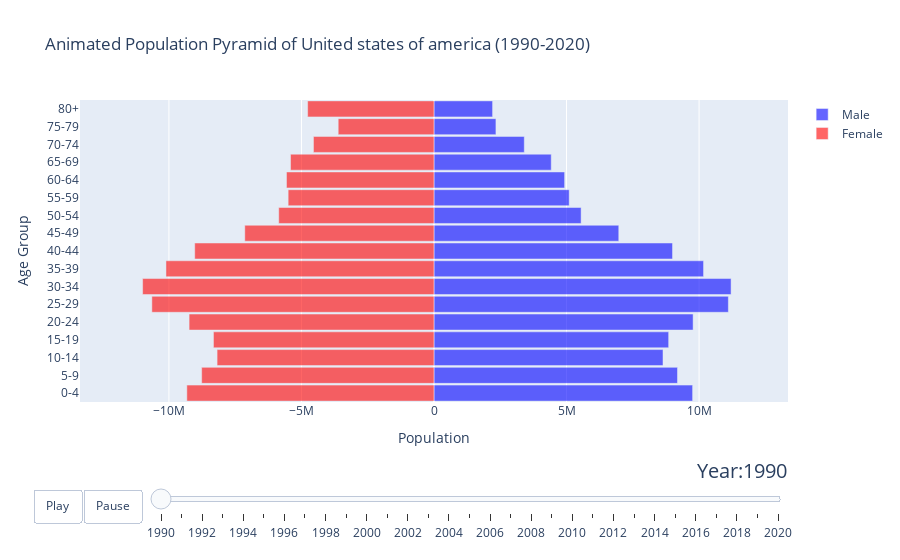

Notebook code for this chart:
### Code cell
animated_population_pyramid([1990,2020], 'United States of America')

### Figure 1 — Plotly figure (JSON) as saved in the notebook; plotly's stock layout.template omitted (floating-point values rounded to 4 significant figures)
{"data": [{"marker": {"color": "blue"}, "name": "Male", "opacity": 0.6, "orientation": "h", "type": "bar", "x": [9757000.0, 9185000.0, 8639000.0, 8853000.0, 9775000.0, 11100000.0, 11210000.0, 10170000.0, 8999000.0, 6971000.0, 5550000.0, 5100000.0, 4928000.0, 4423000.0, 3406000.0, 2336000.0, 2210000.0], "y": ["0-4", "5-9", "10-14", "15-19", "20-24", "25-29", "30-34", "35-39", "40-44", "45-49", "50-54", "55-59", "60-64", "65-69", "70-74", "75-79", "80+"]}, {"marker": {"color": "red"}, "name": "Female", "opacity": 0.6, "orientation": "h", "type": "bar", "x": [-9325000.0, -8765000.0, -8183000.0, -8320000.0, -9239000.0, -10640000.0, -10990000.0, -10110000.0, -9027000.0, -7138000.0, -5858000.0, -5502000.0, -5565000.0, -5412000.0, -4547000.0, -3614000.0, -4767000.0], "y": ["0-4", "5-9", "10-14", "15-19", "20-24", "25-29", "30-34", "35-39", "40-44", "45-49", "50-54", "55-59", "60-64", "65-69", "70-74", "75-79", "80+"]}], "layout": {"bargap": 0.1, "barmode": "overlay", "sliders": [{"active": 0, "currentvalue": {"font": {"size": 20}, "prefix": "Year:", "visible": true, "xanchor": "right"}, "len": 0.9, "pad": {"b": 10, "t": 50}, "steps": [{"args": [["1990"], {"frame": {"duration": 300, "redraw": true}, "mode": "immediate", "transition": {"duration": 300}}], "label": "1990", "method": "animate"}, {"args": [["1991"], {"frame": {"duration": 300, "redraw": true}, "mode": "immediate", "transition": {"duration": 300}}], "label": "1991", "method": "animate"}, {"args": [["1992"], {"frame": {"duration": 300, "redraw": true}, "mode": "immediate", "transition": {"duration": 300}}], "label": "1992", "method": "animate"}, {"args": [["1993"], {"frame": {"duration": 300, "redraw": true}, "mode": "immediate", "transition": {"duration": 300}}], "label": "1993", "method": "animate"}, {"args": [["1994"], {"frame": {"duration": 300, "redraw": true}, "mode": "immediate", "transition": {"duration": 300}}], "label": "1994", "method": "animate"}, {"args": [["1995"], {"frame": {"duration": 300, "redraw": true}, "mode": "immediate", "transition": {"duration": 300}}], "label": "1995", "method": "animate"}, {"args": [["1996"], {"frame": {"duration": 300, "redraw": true}, "mode": "immediate", "transition": {"duration": 300}}], "label": "1996", "method": "animate"}, {"args": [["1997"], {"frame": {"duration": 300, "redraw": true}, "mode": "immediate", "transition": {"duration": 300}}], "label": "1997", "method": "animate"}, {"args": [["1998"], {"frame": {"duration": 300, "redraw": true}, "mode": "immediate", "transition": {"duration": 300}}], "label": "1998", "method": "animate"}, {"args": [["1999"], {"frame": {"duration": 300, "redraw": true}, "mode": "immediate", "transition": {"duration": 300}}], "label": "1999", "method": "animate"}, {"args": [["2000"], {"frame": {"duration": 300, "redraw": true}, "mode": "immediate", "transition": {"duration": 300}}], "label": "2000", "method": "animate"}, {"args": [["2001"], {"frame": {"duration": 300, "redraw": true}, "mode": "immediate", "transition": {"duration": 300}}], "label": "2001", "method": "animate"}, {"args": [["2002"], {"frame": {"duration": 300, "redraw": true}, "mode": "immediate", "transition": {"duration": 300}}], "label": "2002", "method": "animate"}, {"args": [["2003"], {"frame": {"duration": 300, "redraw": true}, "mode": "immediate", "transition": {"duration": 300}}], "label": "2003", "method": "animate"}, {"args": [["2004"], {"frame": {"duration": 300, "redraw": true}, "mode": "immediate", "transition": {"duration": 300}}], "label": "2004", "method": "animate"}, {"args": [["2005"], {"frame": {"duration": 300, "redraw": true}, "mode": "immediate", "transition": {"duration": 300}}], "label": "2005", "method": "animate"}, {"args": [["2006"], {"frame": {"duration": 300, "redraw": true}, "mode": "immediate", "transition": {"duration": 300}}], "label": "2006", "method": "animate"}, {"args": [["2007"], {"frame": {"duration": 300, "redraw": true}, "mode": "immediate", "transition": {"duration": 300}}], "label": "2007", "method": "animate"}, {"args": [["2008"], {"frame": {"duration": 300, "redraw": true}, "mode": "immediate", "transition": {"duration": 300}}], "label": "2008", "method": "animate"}, {"args": [["2009"], {"frame": {"duration": 300, "redraw": true}, "mode": "immediate", "transition": {"duration": 300}}], "label": "2009", "method": "animate"}, {"args": [["2010"], {"frame": {"duration": 300, "redraw": true}, "mode": "immediate", "transition": {"duration": 300}}], "label": "2010", "method": "animate"}, {"args": [["2011"], {"frame": {"duration": 300, "redraw": true}, "mode": "immediate", "transition": {"duration": 300}}], "label": "2011", "method": "animate"}, {"args": [["2012"], {"frame": {"duration": 300, "redraw": true}, "mode": "immediate", "transition": {"duration": 300}}], "label": "2012", "method": "animate"}, {"args": [["2013"], {"frame": {"duration": 300, "redraw": true}, "mode": "immediate", "transition": {"duration": 300}}], "label": "2013", "method": "animate"}, {"args": [["2014"], {"frame": {"duration": 300, "redraw": true}, "mode": "immediate", "transition": {"duration": 300}}], "label": "2014", "method": "animate"}, {"args": [["2015"], {"frame": {"duration": 300, "redraw": true}, "mode": "immediate", "transition": {"duration": 300}}], "label": "2015", "method": "animate"}, {"args": [["2016"], {"frame": {"duration": 300, "redraw": true}, "mode": "immediate", "transition": {"duration": 300}}], "label": "2016", "method": "animate"}, {"args": [["2017"], {"frame": {"duration": 300, "redraw": true}, "mode": "immediate", "transition": {"duration": 300}}], "label": "2017", "method": "animate"}, {"args": [["2018"], {"frame": {"duration": 300, "redraw": true}, "mode": "immediate", "transition": {"duration": 300}}], "label": "2018", "method": "animate"}, {"args": [["2019"], {"frame": {"duration": 300, "redraw": true}, "mode": "immediate", "transition": {"duration": 300}}], "label": "2019", "method": "animate"}, {"args": [["2020"], {"frame": {"duration": 300, "redraw": true}, "mode": "immediate", "transition": {"duration": 300}}], "label": "2020", "method": "animate"}], "transition": {"duration": 300, "easing": "cubic-in-out"}, "x": 0.1, "xanchor": "left", "y": 0, "yanchor": "top"}], "title": {"text": "Animated Population Pyramid of United states of america (1990-2020)"}, "updatemenus": [{"buttons": [{"args": [null, {"frame": {"duration": 500, "redraw": true}, "fromcurrent": true}], "label": "Play", "method": "animate"}, {"args": [[null], {"frame": {"duration": 0, "redraw": true}, "mode": "immediate", "transition": {"duration": 0}}], "label": "Pause", "method": "animate"}], "direction": "left", "pad": {"r": 10, "t": 87}, "showactive": false, "type": "buttons", "x": 0.1, "xanchor": "right", "y": 0, "yanchor": "top"}], "xaxis": {"nticks": 8, "range": [-13350000.0, 13350000.0], "tickmode": "auto", "title": {"text": "Population"}}, "yaxis": {"categoryarray": ["0-4", "5-9", "10-14", "15-19", "20-24", "25-29", "30-34", "35-39", "40-44", "45-49", "50-54", "55-59", "60-64", "65-69", "70-74", "75-79", "80+"], "categoryorder": "array", "title": {"text": "Age Group"}}}}
